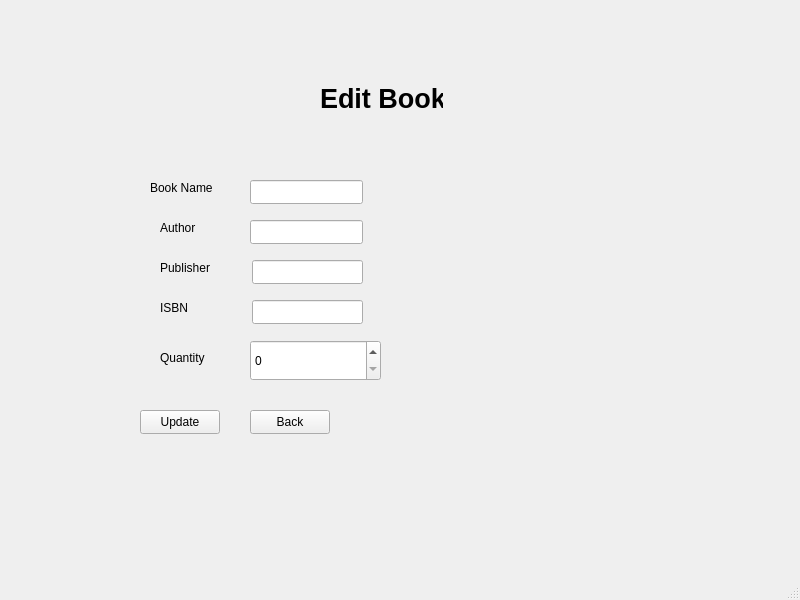
<?xml version="1.0" encoding="UTF-8"?>
<ui version="4.0">
 <class>EditBook</class>
 <widget class="QMainWindow" name="EditBook">
  <property name="geometry">
   <rect>
    <x>0</x>
    <y>0</y>
    <width>800</width>
    <height>600</height>
   </rect>
  </property>
  <property name="windowTitle">
   <string>MainWindow</string>
  </property>
  <widget class="QWidget" name="centralwidget">
   <widget class="QLabel" name="label">
    <property name="geometry">
     <rect>
      <x>320</x>
      <y>80</y>
      <width>123</width>
      <height>36</height>
     </rect>
    </property>
    <property name="font">
     <font>
      <pointsize>20</pointsize>
      <bold>true</bold>
     </font>
    </property>
    <property name="text">
     <string>Edit Book</string>
    </property>
   </widget>
   <widget class="QLabel" name="bookName">
    <property name="geometry">
     <rect>
      <x>150</x>
      <y>180</y>
      <width>62</width>
      <height>16</height>
     </rect>
    </property>
    <property name="text">
     <string>Book Name</string>
    </property>
   </widget>
   <widget class="QLineEdit" name="bookNameLineEdit">
    <property name="geometry">
     <rect>
      <x>250</x>
      <y>180</y>
      <width>113</width>
      <height>24</height>
     </rect>
    </property>
   </widget>
   <widget class="QLineEdit" name="publisherLineEdit">
    <property name="geometry">
     <rect>
      <x>252</x>
      <y>260</y>
      <width>111</width>
      <height>24</height>
     </rect>
    </property>
    <property name="text">
     <string/>
    </property>
   </widget>
   <widget class="QLineEdit" name="isbnLineEdit">
    <property name="geometry">
     <rect>
      <x>252</x>
      <y>300</y>
      <width>111</width>
      <height>24</height>
     </rect>
    </property>
    <property name="text">
     <string/>
    </property>
   </widget>
   <widget class="QLabel" name="Author">
    <property name="geometry">
     <rect>
      <x>160</x>
      <y>220</y>
      <width>62</width>
      <height>16</height>
     </rect>
    </property>
    <property name="text">
     <string>Author</string>
    </property>
   </widget>
   <widget class="QLabel" name="Publisher">
    <property name="geometry">
     <rect>
      <x>160</x>
      <y>260</y>
      <width>62</width>
      <height>16</height>
     </rect>
    </property>
    <property name="text">
     <string>Publisher</string>
    </property>
   </widget>
   <widget class="QLabel" name="ISBN">
    <property name="geometry">
     <rect>
      <x>160</x>
      <y>300</y>
      <width>62</width>
      <height>16</height>
     </rect>
    </property>
    <property name="text">
     <string>ISBN</string>
    </property>
   </widget>
   <widget class="QLineEdit" name="authorLineEdit">
    <property name="geometry">
     <rect>
      <x>250</x>
      <y>220</y>
      <width>113</width>
      <height>24</height>
     </rect>
    </property>
    <property name="text">
     <string/>
    </property>
   </widget>
   <widget class="QLabel" name="label_2">
    <property name="geometry">
     <rect>
      <x>160</x>
      <y>350</y>
      <width>49</width>
      <height>16</height>
     </rect>
    </property>
    <property name="text">
     <string>Quantity</string>
    </property>
   </widget>
   <widget class="QSpinBox" name="quantitySpinBox">
    <property name="geometry">
     <rect>
      <x>250</x>
      <y>340</y>
      <width>131</width>
      <height>41</height>
     </rect>
    </property>
    <property name="readOnly">
     <bool>false</bool>
    </property>
    <property name="maximum">
     <number>1000</number>
    </property>
   </widget>
   <widget class="QPushButton" name="updateButton">
    <property name="geometry">
     <rect>
      <x>140</x>
      <y>410</y>
      <width>80</width>
      <height>24</height>
     </rect>
    </property>
    <property name="text">
     <string>Update</string>
    </property>
   </widget>
   <widget class="QPushButton" name="backButton">
    <property name="geometry">
     <rect>
      <x>250</x>
      <y>410</y>
      <width>80</width>
      <height>24</height>
     </rect>
    </property>
    <property name="text">
     <string>Back</string>
    </property>
   </widget>
  </widget>
  <widget class="QMenuBar" name="menubar">
   <property name="geometry">
    <rect>
     <x>0</x>
     <y>0</y>
     <width>800</width>
     <height>21</height>
    </rect>
   </property>
  </widget>
  <widget class="QStatusBar" name="statusbar"/>
 </widget>
 <resources/>
 <connections/>
</ui>
